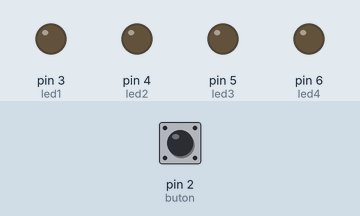
Simulated run of this sketch. Board: Arduino Uno, built with avr-gcc and run on an emulated ATmega328P. On the bench: output pins drawn as LEDs (lit = HIGH). The test bench sets the inputs (shaded band); at power-on: pin 2 (buton) LOW.

Above: at 1.2 s.
1.3 s: pin 2 (buton) pulled HIGH for 0.15 s
At 1.37 s:
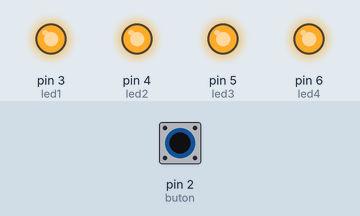
2.9 s: pin 2 (buton) pulled HIGH for 3.2 s
At 7.5 s:
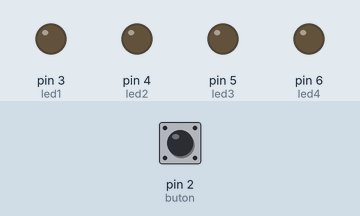
Timing chart, 0 to 9.0 s (numbered marks = the images above; inputs shaded):
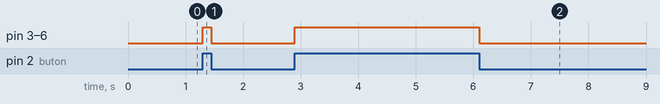

The sketch:

buton_ile_led_yakma.ino
```cpp
int buton=2;
int led1=3;
int led2=4;
int led3=5;
int led4=6;

void setup() {

 pinMode(buton,INPUT);
 pinMode(led1,OUTPUT);
 pinMode(led2,OUTPUT);
 pinMode(led3,OUTPUT);
 pinMode(led4,OUTPUT);


}

void loop() {
 if(digitalRead(buton) == HIGH)
 {

    digitalWrite(led1,HIGH);
    digitalWrite(led2,HIGH);
    digitalWrite(led3,HIGH);
    digitalWrite(led4,HIGH);}

else
{

      digitalWrite(led1,LOW);
    digitalWrite(led2,LOW);
    digitalWrite(led3,LOW);
    digitalWrite(led4,LOW);
}


}
```

Measured:
- after the input at 1.3 s, pin 3 (led1), pin 4 (led2), pin 5 (led3), pin 6 (led4): LOW → HIGH at once, → LOW 0.15 s later
- after the input at 2.9 s, pin 3 (led1), pin 4 (led2), pin 5 (led3), pin 6 (led4): LOW → HIGH at once, → LOW 3.2 s later
